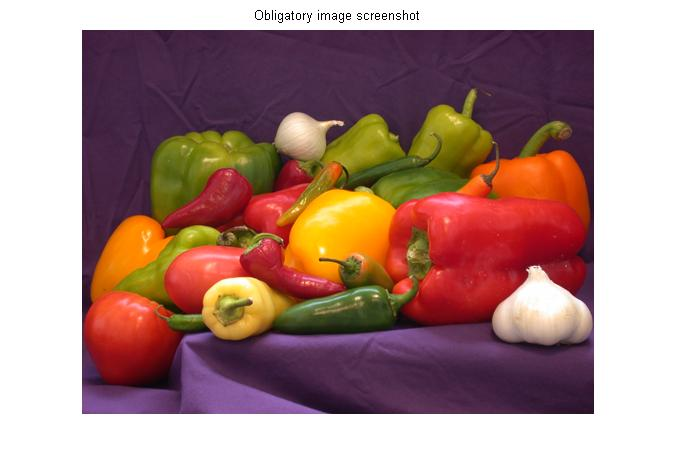
%> input picture veg.tiff, 676 x 470 px
$ octave Image_operations_four.m   (GNU Octave 9; MATLAB toolbox functions it lacks are replaced by stand-ins)
%> lines starting %> are read from the running program, lines starting %| are printed output that depends on the picture; in (x1, y1, x2, y2) boxes, pixels count from 0 and x2, y2 are one past the last pixel; in counts of white or black regions, pixels touching at a corner belong together; the program's own positions count from 1
f=imread('veg.tiff');
%> f is the input picture: size 470x676x3 uint8; mean R, G, B 171.5, 137.9, 132.5
g=imread('cameraman.tiff');
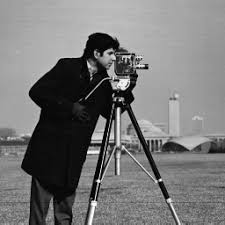
%> input picture cameraman.tiff, 225 x 225 px
%> g is the input picture: size 225x225x3 uint8; min 0, max 255, mean 118.8

[r c b]=size(f);
%> r = 470; c = 676; b = 3
%Resizing image 1 according to dimension of image 2
g=imresize(g,[r c]);
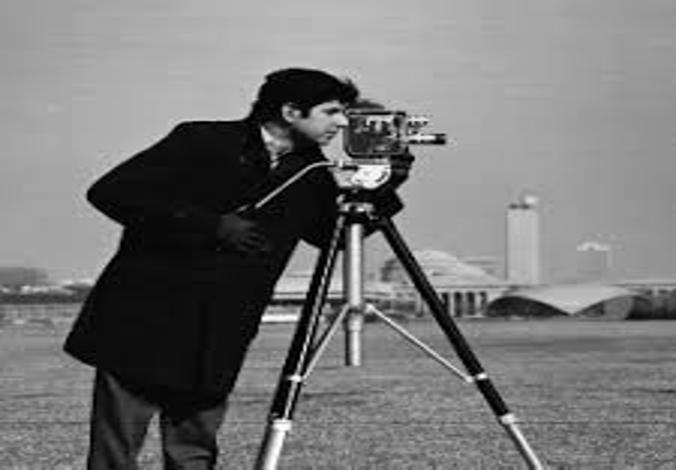
%> g: size 470x676x3 uint8; min 0, max 255, mean 118.8
%Adding 2 images
ff=imadd(f,g);
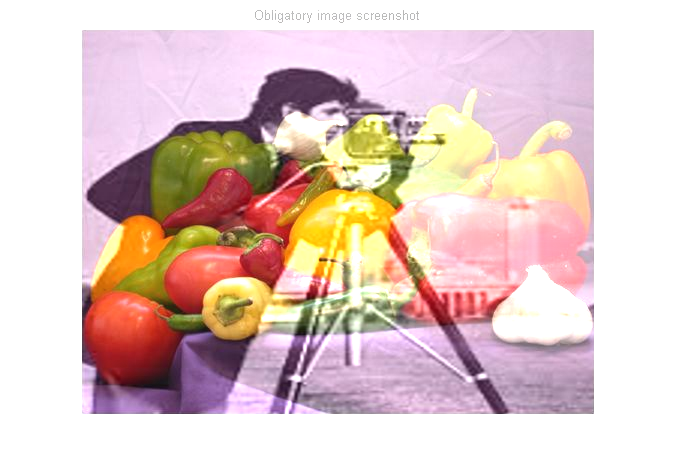
%> ff: size 470x676x3 uint8; mean R, G, B 226, 201.9, 197.8
%Inverse of image
f1=255-f;
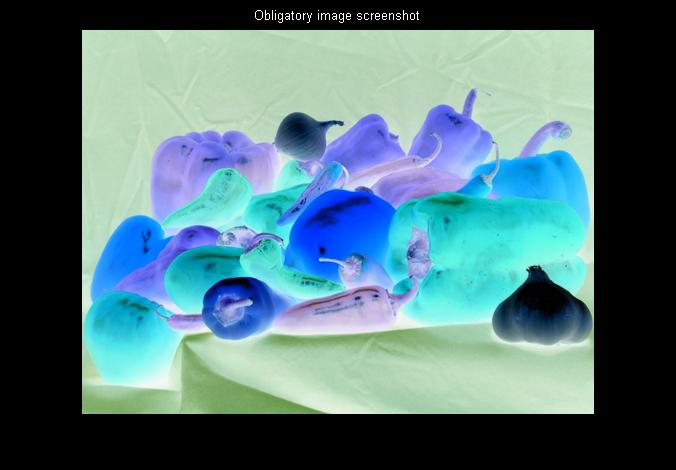
%> f1: size 470x676x3 uint8; mean R, G, B 83.5, 117.1, 122.5
th=127;
%Thresholding for an image
for k=1:r
    for l=1:c
        if(g(k,l)<127)
            j(k,l)=0;
        else
            j(k,l)=255;
        end
    end
end
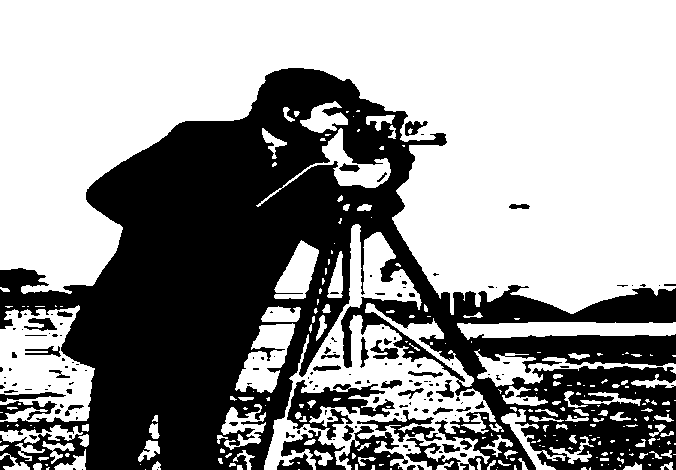
%> j: size 470x676 double; 59.7% white; 156 black regions (104 under 20 px), largest, box (x1, y1, x2, y2) and area: (0, 68, 676, 470) 117169, (287, 380, 395, 440) 2465, (339, 426, 408, 470) 1383

f3=f(end:-1:1,:);
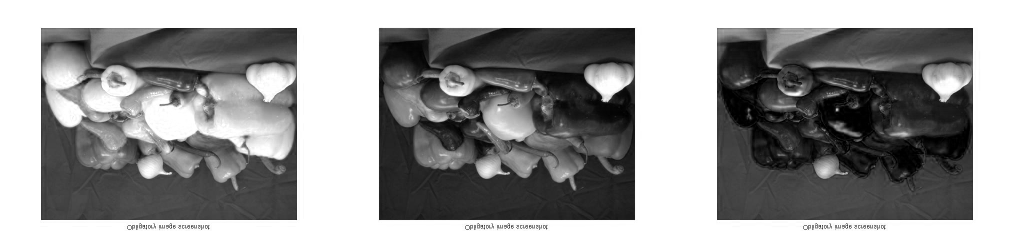
%> f3: size 470x2028 uint8 (shown at 1/2 size); min 0, max 255, mean 147.3
subplot(2,2,1)
imshow(ff);
subplot(2,2,2)
imshow(g);
subplot(2,2,3)
imshow(uint8(j));
subplot(2,2,4)
imshow(f3);
